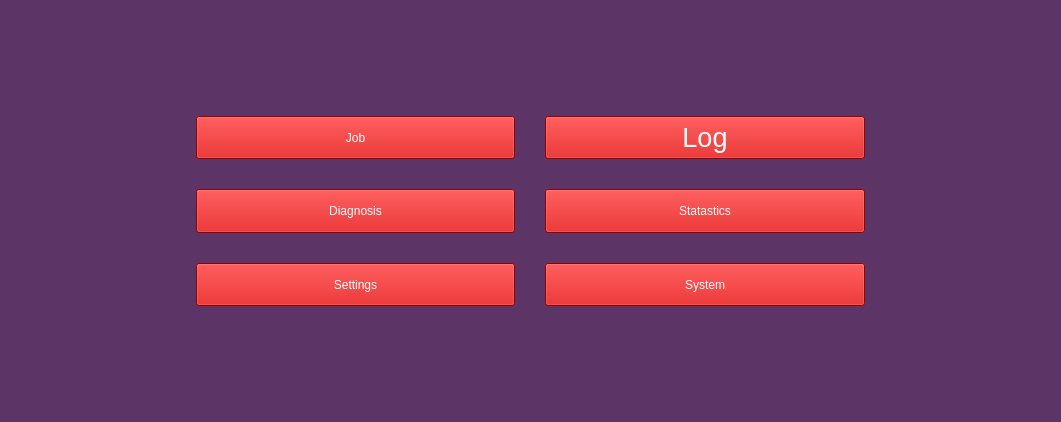
<?xml version="1.0" encoding="UTF-8"?>
<ui version="4.0">
 <class>MainWindow</class>
 <widget class="QMainWindow" name="MainWindow">
  <property name="geometry">
   <rect>
    <x>0</x>
    <y>0</y>
    <width>1061</width>
    <height>422</height>
   </rect>
  </property>
  <property name="sizePolicy">
   <sizepolicy hsizetype="Maximum" vsizetype="Minimum">
    <horstretch>0</horstretch>
    <verstretch>0</verstretch>
   </sizepolicy>
  </property>
  <property name="windowTitle">
   <string>MainWindow</string>
  </property>
  <property name="styleSheet">
   <string notr="true">QFrame {
background-color: rgb(92, 53, 102);
	font: 57 11pt &quot;Ubuntu&quot;;
}</string>
  </property>
  <widget class="QWidget" name="centralwidget">
   <property name="sizePolicy">
    <sizepolicy hsizetype="Minimum" vsizetype="Maximum">
     <horstretch>0</horstretch>
     <verstretch>0</verstretch>
    </sizepolicy>
   </property>
   <property name="styleSheet">
    <string notr="true">QWidget {
background-color: rgb(92, 53, 102);
	font:  20pt &quot;Ubuntu&quot;;
}
QPushButton {
background-color: rgb(204, 0, 0);
color:rgb(255, 255, 255);
}</string>
   </property>
   <layout class="QHBoxLayout" name="horizontalLayout">
    <property name="spacing">
     <number>0</number>
    </property>
    <property name="leftMargin">
     <number>0</number>
    </property>
    <property name="topMargin">
     <number>0</number>
    </property>
    <property name="rightMargin">
     <number>0</number>
    </property>
    <property name="bottomMargin">
     <number>0</number>
    </property>
    <item>
     <layout class="QHBoxLayout" name="pageHorizontalLayout" stretch="6,20,20,6">
      <property name="spacing">
       <number>30</number>
      </property>
      <property name="sizeConstraint">
       <enum>QLayout::SetDefaultConstraint</enum>
      </property>
      <property name="leftMargin">
       <number>100</number>
      </property>
      <property name="topMargin">
       <number>50</number>
      </property>
      <property name="rightMargin">
       <number>100</number>
      </property>
      <property name="bottomMargin">
       <number>50</number>
      </property>
      <item>
       <spacer name="leftHorizontalSpacer">
        <property name="orientation">
         <enum>Qt::Horizontal</enum>
        </property>
        <property name="sizeHint" stdset="0">
         <size>
          <width>40</width>
          <height>20</height>
         </size>
        </property>
       </spacer>
      </item>
      <item>
       <layout class="QVBoxLayout" name="leftVerticalLayout" stretch="6,4,4,4,6">
        <property name="spacing">
         <number>30</number>
        </property>
        <item>
         <spacer name="leftVerticalSpacer">
          <property name="orientation">
           <enum>Qt::Vertical</enum>
          </property>
          <property name="sizeHint" stdset="0">
           <size>
            <width>20</width>
            <height>40</height>
           </size>
          </property>
         </spacer>
        </item>
        <item>
         <widget class="QPushButton" name="jobButton">
          <property name="sizePolicy">
           <sizepolicy hsizetype="Minimum" vsizetype="Minimum">
            <horstretch>0</horstretch>
            <verstretch>0</verstretch>
           </sizepolicy>
          </property>
          <property name="text">
           <string>Job</string>
          </property>
         </widget>
        </item>
        <item>
         <widget class="QPushButton" name="diagnosisButton">
          <property name="sizePolicy">
           <sizepolicy hsizetype="Minimum" vsizetype="Minimum">
            <horstretch>0</horstretch>
            <verstretch>0</verstretch>
           </sizepolicy>
          </property>
          <property name="text">
           <string>Diagnosis</string>
          </property>
         </widget>
        </item>
        <item>
         <widget class="QPushButton" name="settingsButton">
          <property name="sizePolicy">
           <sizepolicy hsizetype="Minimum" vsizetype="Minimum">
            <horstretch>0</horstretch>
            <verstretch>0</verstretch>
           </sizepolicy>
          </property>
          <property name="text">
           <string>Settings</string>
          </property>
         </widget>
        </item>
        <item>
         <spacer name="leftVerticalSpacer_2">
          <property name="orientation">
           <enum>Qt::Vertical</enum>
          </property>
          <property name="sizeHint" stdset="0">
           <size>
            <width>20</width>
            <height>40</height>
           </size>
          </property>
         </spacer>
        </item>
       </layout>
      </item>
      <item>
       <layout class="QVBoxLayout" name="rightVerticalLayout" stretch="6,4,4,4,6">
        <property name="spacing">
         <number>30</number>
        </property>
        <item>
         <spacer name="rightVerticalSpacer_1">
          <property name="orientation">
           <enum>Qt::Vertical</enum>
          </property>
          <property name="sizeHint" stdset="0">
           <size>
            <width>20</width>
            <height>40</height>
           </size>
          </property>
         </spacer>
        </item>
        <item>
         <widget class="QPushButton" name="logButton">
          <property name="enabled">
           <bool>true</bool>
          </property>
          <property name="sizePolicy">
           <sizepolicy hsizetype="Minimum" vsizetype="Minimum">
            <horstretch>0</horstretch>
            <verstretch>0</verstretch>
           </sizepolicy>
          </property>
          <property name="font">
           <font>
            <family>Ubuntu</family>
            <pointsize>20</pointsize>
            <weight>50</weight>
            <italic>false</italic>
            <bold>false</bold>
           </font>
          </property>
          <property name="text">
           <string>Log</string>
          </property>
         </widget>
        </item>
        <item>
         <widget class="QPushButton" name="statasticsButton">
          <property name="sizePolicy">
           <sizepolicy hsizetype="Minimum" vsizetype="Minimum">
            <horstretch>0</horstretch>
            <verstretch>0</verstretch>
           </sizepolicy>
          </property>
          <property name="styleSheet">
           <string notr="true"/>
          </property>
          <property name="text">
           <string>Statastics</string>
          </property>
         </widget>
        </item>
        <item>
         <widget class="QPushButton" name="systemButton">
          <property name="enabled">
           <bool>true</bool>
          </property>
          <property name="sizePolicy">
           <sizepolicy hsizetype="Minimum" vsizetype="Minimum">
            <horstretch>0</horstretch>
            <verstretch>0</verstretch>
           </sizepolicy>
          </property>
          <property name="text">
           <string>System</string>
          </property>
         </widget>
        </item>
        <item>
         <spacer name="rightVerticalSpacer_2">
          <property name="orientation">
           <enum>Qt::Vertical</enum>
          </property>
          <property name="sizeHint" stdset="0">
           <size>
            <width>20</width>
            <height>40</height>
           </size>
          </property>
         </spacer>
        </item>
       </layout>
      </item>
      <item>
       <spacer name="rightHorizontalSpacer">
        <property name="orientation">
         <enum>Qt::Horizontal</enum>
        </property>
        <property name="sizeHint" stdset="0">
         <size>
          <width>40</width>
          <height>20</height>
         </size>
        </property>
       </spacer>
      </item>
     </layout>
    </item>
   </layout>
  </widget>
 </widget>
 <resources/>
 <connections/>
</ui>
